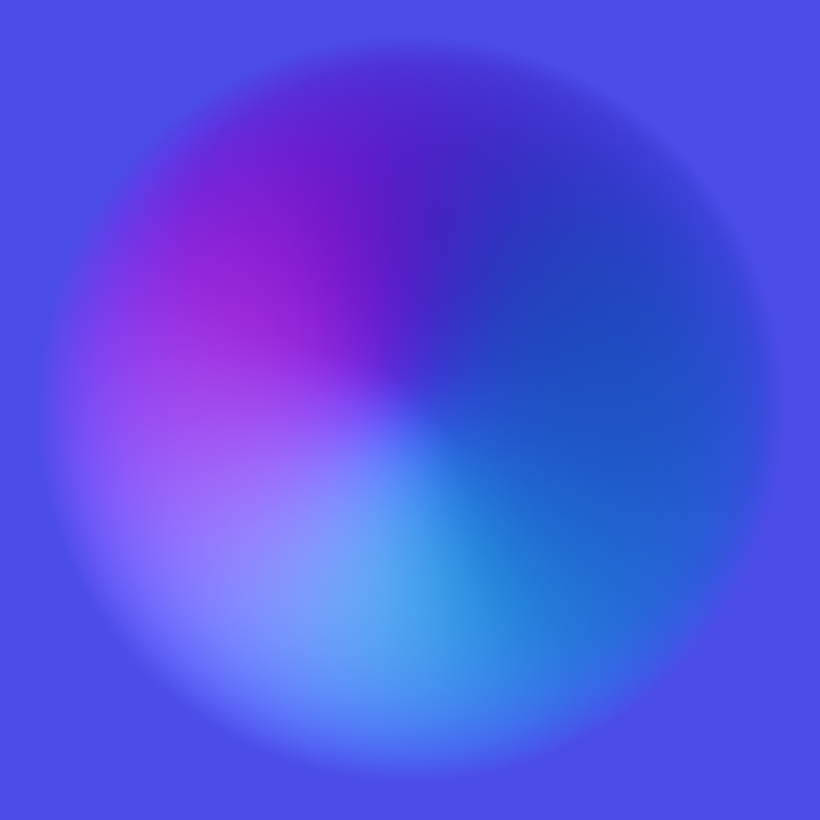
#> input picture NormalBlender/OutwardNormal.png, 4096 x 4096 px (shown at 1/5 size)
$ jupyter execute --allow-errors Normals.ipynb
#> lines starting #> are read from the running program, lines starting #| are printed output that depends on the picture
[cell 1]
import numpy as np
import matplotlib.pyplot as plt
from skimage import io as io
import skimage as ski

[cell 2]
OutwardNormal = ski.io.imread("OutwardNormal.png")
#> OutwardNormal is the input picture: shape (4096, 4096, 4); mean R, G, B, A 80.7, 80.3, 226, 255
InwardNormal = ski.io.imread("InwardNormal.png")
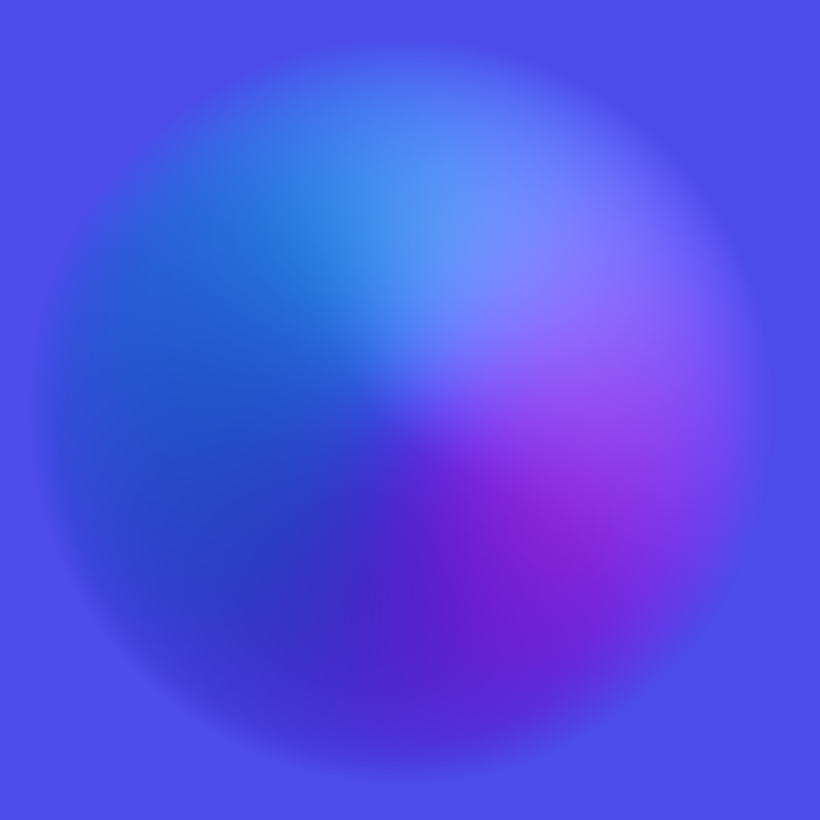
#> input picture NormalBlender/InwardNormal.png, 4096 x 4096 px (shown at 1/5 size)
#> InwardNormal is the input picture: shape (4096, 4096, 4); mean R, G, B, A 79.2, 79, 227.9, 255
BothNorm = ski.io.imread("BothNorms.png")
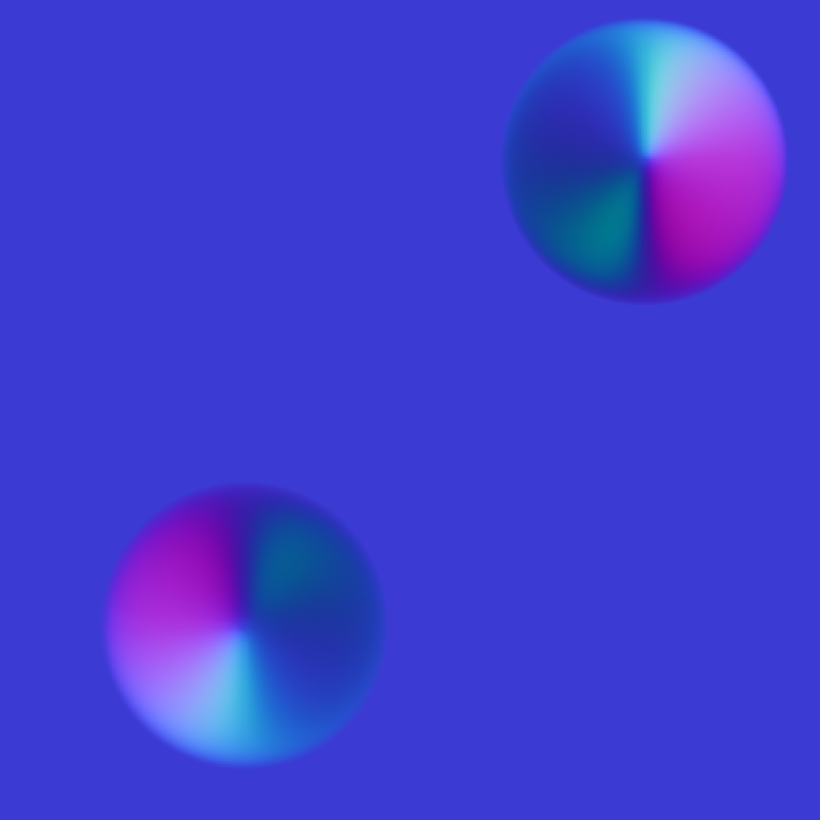
#> input picture NormalBlender/BothNorms.png, 4096 x 4096 px (shown at 1/5 size)
#> BothNorm is the input picture: shape (4096, 4096, 4); mean R, G, B, A 63.2, 61.9, 208.3, 255
print(OutwardNormal.shape)
#| (4096, 4096, 4)
print(InwardNormal.shape)
#| (4096, 4096, 4)

[cell 3]
plt.subplot(1, 2, 1)
plt.title("Outward")
plt.imshow(OutwardNormal)
plt.subplot(1, 2, 2)
plt.title("Inward")
plt.imshow(InwardNormal)
plt.show()
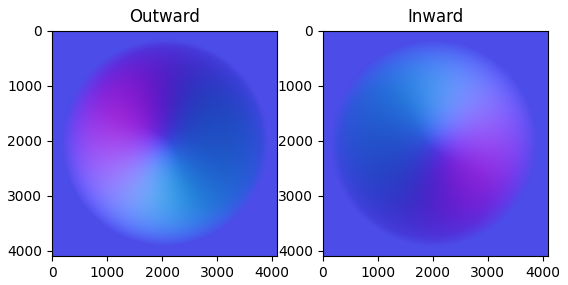
#> figure drawn by matplotlib, 2 panels

[cell 4]
"""Difference = np.zeros((OutwardNormal.shape[0], OutwardNormal.shape[1], OutwardNormal.shape[2]), float)

for i in range(len(OutwardNormal)):
    for j in range(len(OutwardNormal[0])):
        Difference[i][j] = ((OutwardNormal[i][j] - InwardNormal[i][j]) / 255) + np.array([0,0,0,1])"""

[cell 5]
Difference2 = OutwardNormal - InwardNormal

alpha = np.tile([0,0,0,1], ((OutwardNormal.shape[0], OutwardNormal.shape[1], 1)))

Difference2 = (Difference2 / 255) + alpha

#wayyyyy faster than 2 for loops ofc
